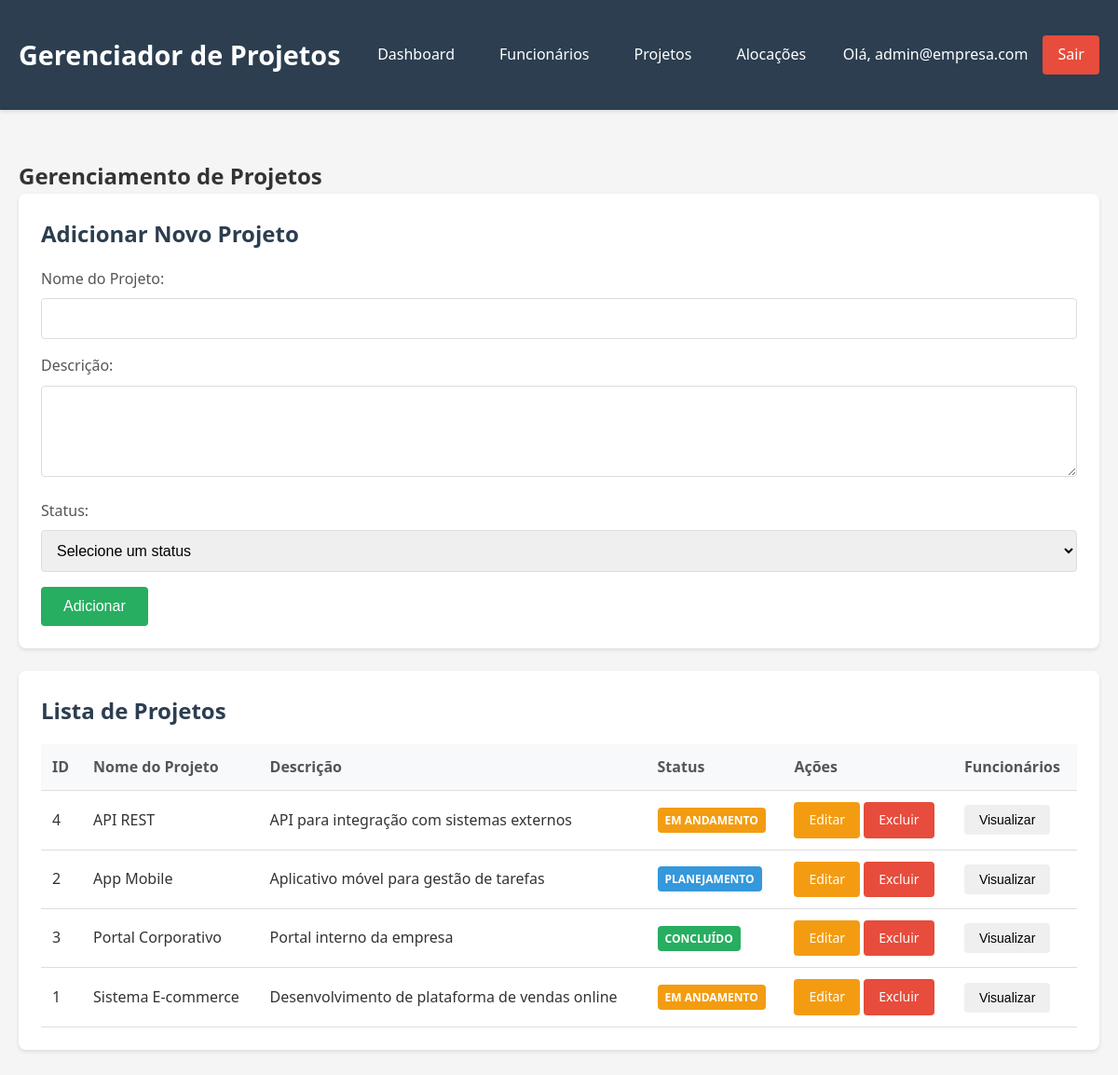
The app's page /projetos.php (signed in) with its own data.
### tables this page shows
CREATE TABLE IF NOT EXISTS projetos (
    id INT AUTO_INCREMENT PRIMARY KEY,
    nome_projeto VARCHAR(255) NOT NULL,
    descricao TEXT,
    status_projeto VARCHAR(100) NOT NULL
);

### config/session.php (called while the page is built, shortened)
<?php
function obterUsuarioLogado() {
    if (isset($_SESSION['usuario_id']) && isset($_SESSION['usuario_email'])) {
        return [
            'id' => $_SESSION['usuario_id'],
            'email' => $_SESSION['usuario_email']
        ];
    }
    return null;
}

### classes/Projeto.php (called while the page is built, shortened)
<?php
class Projeto {
    private $id;
    private $nome_projeto;
    private $descricao;
    private $status_projeto;
    public function __construct(string $nome_projeto, string $descricao, string $status_projeto) {
        $this->nome_projeto = $nome_projeto;
        $this->descricao = $descricao;
        $this->status_projeto = $status_projeto;
    }
    public function getId() { return $this->id; }
    public function getNomeProjeto() { return $this->nome_projeto; }
    public function getDescricao() { return $this->descricao; }
    public function getStatusProjeto() { return $this->status_projeto; }
    public function setId($id) { $this->id = $id; }
    public static function buscarTodos(): array {
        try {
            $pdo = Conexao::getConexao();
            $sql = "SELECT * FROM projetos ORDER BY nome_projeto";
            $stmt = $pdo->query($sql);
            $projetos = [];
            while ($row = $stmt->fetch()) {
                $projeto = new Projeto($row['nome_projeto'], $row['descricao'], $row['status_projeto']);
                $projeto->setId($row['id']);
                $projetos[] = $projeto;
            }
            return $projetos;
        } catch (PDOException $e) {
            error_log("Erro ao buscar projetos: " . $e->getMessage());
            return [];
        }
    }
}
?>

### projetos.php (the view, shortened to what this page needs)
<?php
require_once 'config/session.php';
require_once 'classes/Projeto.php';
require_once 'classes/Alocacao.php';
$usuario = obterUsuarioLogado();
$projetoEdicao = null;
try {
    $projetos = Projeto::buscarTodos();
} catch (Exception $e) {
    $erro = 'Erro ao carregar projetos.';
    $projetos = [];
}
?>
<!DOCTYPE html>
<html lang="pt-BR">
<head>
    <link rel="stylesheet" href="assets/css/style.css">
</head>
<body>
<header class="header">
    <div class="container">
        <h1>Gerenciador de Projetos</h1>
        <nav>
            <ul class="nav-menu">
                <li><a href="dashboard.php">Dashboard</a></li>
                <li><a href="funcionarios.php">Funcionários</a></li>
                <li><a href="projetos.php">Projetos</a></li>
                <li><a href="alocacao.php">Alocações</a></li>
            </ul>
        </nav>
        <div class="user-info">
            <span>Olá, <?= htmlspecialchars($usuario['email']) ?></span>
            <a href="logout.php" class="logout-btn"
   onclick="return confirm('Tem certeza que deseja sair?')">Sair</a>
        </div>
    </div>
</header>
<div class="container">
    <h2>Gerenciamento de Projetos</h2>
    <div class="card">
        <h2><?= $projetoEdicao ? 'Editar Projeto' : 'Adicionar Novo Projeto' ?></h2>
        <form method="POST">
            <div class="form-group">
                <label for="nome_projeto">Nome do Projeto:</label>
                <input type="text" id="nome_projeto" name="nome_projeto" class="form-control"
                       value="<?= htmlspecialchars($projetoEdicao ? $projetoEdicao->getNomeProjeto() : ($_POST['nome_projeto'] ?? '')) ?>" required>
            </div>
            <div class="form-group">
                <label for="descricao">Descrição:</label>
                <textarea id="descricao" name="descricao" class="form-control" rows="4" required><?= htmlspecialchars($projetoEdicao ? $projetoEdicao->getDescricao() : ($_POST['descricao'] ?? '')) ?></textarea>
            </div>
            <div class="form-group">
                <label for="status_projeto">Status:</label>
                <select id="status_projeto" name="status_projeto" class="form-control" required>
                    <option value="">Selecione um status</option>
                </select>
            </div>
            <div class="d-flex gap-2">
                <button type="submit" class="btn btn-success"><?= $projetoEdicao ? 'Atualizar' : 'Adicionar' ?></button>
            </div>
        </form>
    </div>
    <div class="card">
        <h2>Lista de Projetos</h2>
        <?php if (!empty($projetos)): ?>
            <table class="table">
                <thead>
                    <tr>
                        <th>ID</th>
                        <th>Nome do Projeto</th>
                        <th>Descrição</th>
                        <th>Status</th>
                        <th>Ações</th>
                        <th>Funcionários</th>
                    </tr>
                </thead>
                <tbody>
                    <?php foreach ($projetos as $projeto): ?>
                        <tr>
                            <td><?= $projeto->getId() ?></td>
                            <td><?= htmlspecialchars($projeto->getNomeProjeto()) ?></td>
                            <td><?= htmlspecialchars(substr($projeto->getDescricao(), 0, 100)) ?><?= strlen($projeto->getDescricao()) > 100 ? '...' : '' ?></td>
                            <td>
                                <?php
                                $badgeClass = 'badge-info';
                                if ($projeto->getStatusProjeto() === 'Em Andamento') $badgeClass = 'badge-warning';
                                if ($projeto->getStatusProjeto() === 'Concluído') $badgeClass = 'badge-success';
                                ?>
                                <span class="badge <?= $badgeClass ?>"><?= htmlspecialchars($projeto->getStatusProjeto()) ?></span>
                            </td>
                            <td>
                                <a href="projetos.php?editar=<?= $projeto->getId() ?>" class="btn btn-warning btn-sm">Editar</a>
                                <a href="projetos.php?excluir=<?= $projeto->getId() ?>" class="btn btn-danger btn-sm"
                                   onclick="return confirm('Tem certeza que deseja excluir este projeto?')">Excluir</a>
                            </td>
                            <td>
                                <button class="btn btn-info btn-sm" onclick="abrirModal(<?= $projeto->getId() ?>)">Visualizar</button>
                            </td>
                        </tr>
                    <?php endforeach; ?>
                </tbody>
            </table>
        <?php else: ?>
            <p>Nenhum projeto cadastrado.</p>
        <?php endif; ?>
    </div>
</div>
</body>
</html>

### assets/css/style.css (style rules this page uses)
* { margin: 0; padding: 0; box-sizing: border-box; }
body { font-family: 'Segoe UI', Tahoma, Geneva, Verdana, sans-serif; background-color: #f5f5f5; color: #333; line-height: 1.6; }
.container { max-width: 1200px; margin: 0 auto; padding: 20px; }
.header { background-color: #2c3e50; color: white; padding: 1rem 0; margin-bottom: 2rem; box-shadow: 0 2px 4px rgba(0,0,0,0.1); }
.header .container { display: flex; justify-content: space-between; align-items: center; margin-bottom: 0; }
.header h1 { font-size: 1.8rem; font-weight: 600; }
.nav-menu { display: flex; gap: 1rem; list-style: none; }
.nav-menu a { color: white; text-decoration: none; padding: 0.5rem 1rem; border-radius: 4px; transition: background-color 0.3s; }
.user-info { display: flex; align-items: center; gap: 1rem; }
.logout-btn { background-color: #e74c3c; color: white; padding: 0.5rem 1rem; text-decoration: none; border-radius: 4px; transition: background-color 0.3s; }
.card { background: white; border-radius: 8px; padding: 1.5rem; margin-bottom: 1.5rem; box-shadow: 0 2px 4px rgba(0,0,0,0.1); }
.card h2 { color: #2c3e50; margin-bottom: 1rem; font-size: 1.5rem; }
.form-group { margin-bottom: 1rem; }
.form-group label { display: block; margin-bottom: 0.5rem; font-weight: 500; color: #555; }
.form-control { width: 100%; padding: 0.75rem; border: 1px solid #ddd; border-radius: 4px; font-size: 1rem; transition: border-color 0.3s; }
.btn { display: inline-block; padding: 0.75rem 1.5rem; border: none; border-radius: 4px; text-decoration: none; cursor: pointer; font-size: 1rem; transition: all 0.3s; text-align: center; }
.btn-success { background-color: #27ae60; color: white; }
.btn-danger { background-color: #e74c3c; color: white; }
.btn-warning { background-color: #f39c12; color: white; }
.btn-sm { padding: 0.5rem 1rem; font-size: 0.875rem; }
.table { width: 100%; border-collapse: collapse; margin-top: 1rem; }
.table th, .table td { padding: 0.75rem; text-align: left; border-bottom: 1px solid #ddd; }
.table th { background-color: #f8f9fa; font-weight: 600; color: #555; }
.d-flex { display: flex; }
.gap-2 { gap: 1rem; }
.badge { display: inline-block; padding: 0.25rem 0.5rem; font-size: 0.75rem; font-weight: 600; border-radius: 4px; text-transform: uppercase; }
.badge-success { background-color: #27ae60; color: white; }
.badge-warning { background-color: #f39c12; color: white; }
.badge-info { background-color: #3498db; color: white; }

### records on screen
projetos: id "4", nome_projeto "API REST", descricao "API para integração com sistemas externos", status_projeto "EM ANDAMENTO"
projetos: id "2", nome_projeto "App Mobile", descricao "Aplicativo móvel para gestão de tarefas", status_projeto "PLANEJAMENTO"
projetos: id "3", nome_projeto "Portal Corporativo", descricao "Portal interno da empresa", status_projeto "CONCLUÍDO"
projetos: id "1", nome_projeto "Sistema E-commerce", descricao "Desenvolvimento de plataforma de vendas online", status_projeto "EM ANDAMENTO"

### other values on screen
$usuario['email'] "admin@empresa.com"
